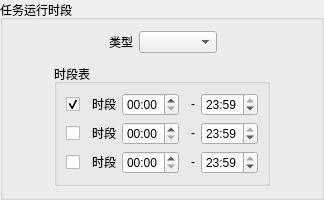
         <widget class="QGroupBox" name="groupBox_5">
          <property name="title">
           <string>任务运行时段</string>
          </property>
          <layout class="QVBoxLayout" name="verticalLayout_3">
           <item>
            <layout class="QHBoxLayout" name="horizontalLayout_9">
             <item>
              <spacer name="horizontalSpacer_8">
               <property name="orientation">
                <enum>Qt::Horizontal</enum>
               </property>
               <property name="sizeHint" stdset="0">
                <size>
                 <width>40</width>
                 <height>20</height>
                </size>
               </property>
              </spacer>
             </item>
             <item>
              <widget class="QLabel" name="label_39">
               <property name="sizePolicy">
                <sizepolicy hsizetype="Fixed" vsizetype="Fixed">
                 <horstretch>0</horstretch>
                 <verstretch>0</verstretch>
                </sizepolicy>
               </property>
               <property name="minimumSize">
                <size>
                 <width>25</width>
                 <height>0</height>
                </size>
               </property>
               <property name="maximumSize">
                <size>
                 <width>25</width>
                 <height>16777215</height>
                </size>
               </property>
               <property name="layoutDirection">
                <enum>Qt::LeftToRight</enum>
               </property>
               <property name="text">
                <string>类型</string>
               </property>
               <property name="alignment">
                <set>Qt::AlignRight|Qt::AlignTrailing|Qt::AlignVCenter</set>
               </property>
              </widget>
             </item>
             <item>
              <widget class="QComboBox" name="task_period_mode_l">
               <property name="currentIndex">
                <number>-1</number>
               </property>
               <item>
                <property name="text">
                 <string>前闭后开</string>
                </property>
               </item>
               <item>
                <property name="text">
                 <string>前开后闭</string>
                </property>
               </item>
               <item>
                <property name="text">
                 <string>前闭后闭</string>
                </property>
               </item>
               <item>
                <property name="text">
                 <string>前开后开</string>
                </property>
               </item>
              </widget>
             </item>
             <item>
              <spacer name="horizontalSpacer_7">
               <property name="orientation">
                <enum>Qt::Horizontal</enum>
               </property>
               <property name="sizeHint" stdset="0">
                <size>
                 <width>40</width>
                 <height>20</height>
                </size>
               </property>
              </spacer>
             </item>
            </layout>
           </item>
           <item>
            <spacer name="verticalSpacer_3">
             <property name="orientation">
              <enum>Qt::Vertical</enum>
             </property>
             <property name="sizeType">
              <enum>QSizePolicy::Fixed</enum>
             </property>
             <property name="sizeHint" stdset="0">
              <size>
               <width>20</width>
               <height>5</height>
              </size>
             </property>
            </spacer>
           </item>
           <item>
            <layout class="QHBoxLayout" name="horizontalLayout_13">
             <item>
              <spacer name="horizontalSpacer_9">
               <property name="orientation">
                <enum>Qt::Horizontal</enum>
               </property>
               <property name="sizeHint" stdset="0">
                <size>
                 <width>40</width>
                 <height>20</height>
                </size>
               </property>
              </spacer>
             </item>
             <item>
              <widget class="QGroupBox" name="groupBox_6">
               <property name="title">
                <string>时段表</string>
               </property>
               <layout class="QVBoxLayout" name="verticalLayout_2">
                <item>
                 <layout class="QHBoxLayout" name="horizontalLayout_10">
                  <item>
                   <widget class="QCheckBox" name="task_period_valid_c_1">
                    <property name="sizePolicy">
                     <sizepolicy hsizetype="Fixed" vsizetype="Fixed">
                      <horstretch>0</horstretch>
                      <verstretch>0</verstretch>
                     </sizepolicy>
                    </property>
                    <property name="text">
                     <string/>
                    </property>
                    <property name="checked">
                     <bool>true</bool>
                    </property>
                   </widget>
                  </item>
                  <item>
                   <widget class="QLabel" name="label_41">
                    <property name="sizePolicy">
                     <sizepolicy hsizetype="Fixed" vsizetype="Fixed">
                      <horstretch>0</horstretch>
                      <verstretch>0</verstretch>
                     </sizepolicy>
                    </property>
                    <property name="minimumSize">
                     <size>
                      <width>30</width>
                      <height>0</height>
                     </size>
                    </property>
                    <property name="maximumSize">
                     <size>
                      <width>30</width>
                      <height>16777215</height>
                     </size>
                    </property>
                    <property name="layoutDirection">
                     <enum>Qt::LeftToRight</enum>
                    </property>
                    <property name="text">
                     <string>时段</string>
                    </property>
                    <property name="alignment">
                     <set>Qt::AlignRight|Qt::AlignTrailing|Qt::AlignVCenter</set>
                    </property>
                   </widget>
                  </item>
                  <item>
                   <widget class="QTimeEdit" name="task_period_start_T_1">
                    <property name="displayFormat">
                     <string>HH:mm</string>
                    </property>
                   </widget>
                  </item>
                  <item>
                   <widget class="QLabel" name="label_40">
                    <property name="sizePolicy">
                     <sizepolicy hsizetype="Fixed" vsizetype="Fixed">
                      <horstretch>0</horstretch>
                      <verstretch>0</verstretch>
                     </sizepolicy>
                    </property>
                    <property name="minimumSize">
                     <size>
                      <width>10</width>
                      <height>0</height>
                     </size>
                    </property>
                    <property name="maximumSize">
                     <size>
                      <width>10</width>
                      <height>16777215</height>
                     </size>
                    </property>
                    <property name="layoutDirection">
                     <enum>Qt::LeftToRight</enum>
                    </property>
                    <property name="text">
                     <string>-</string>
                    </property>
                    <property name="alignment">
                     <set>Qt::AlignRight|Qt::AlignTrailing|Qt::AlignVCenter</set>
                    </property>
                   </widget>
                  </item>
                  <item>
                   <widget class="QTimeEdit" name="task_period_end_T_1">
                    <property name="time">
                     <time>
                      <hour>23</hour>
                      <minute>59</minute>
                      <second>0</second>
                     </time>
                    </property>
                    <property name="displayFormat">
                     <string>HH:mm</string>
                    </property>
                   </widget>
                  </item>
                 </layout>
                </item>
                <item>
                 <layout class="QHBoxLayout" name="horizontalLayout_11">
                  <item>
                   <widget class="QCheckBox" name="task_period_valid_c_2">
                    <property name="sizePolicy">
                     <sizepolicy hsizetype="Fixed" vsizetype="Fixed">
                      <horstretch>0</horstretch>
                      <verstretch>0</verstretch>
                     </sizepolicy>
                    </property>
                    <property name="text">
                     <string/>
                    </property>
                   </widget>
                  </item>
                  <item>
                   <widget class="QLabel" name="label_42">
                    <property name="sizePolicy">
                     <sizepolicy hsizetype="Fixed" vsizetype="Fixed">
                      <horstretch>0</horstretch>
                      <verstretch>0</verstretch>
                     </sizepolicy>
                    </property>
                    <property name="minimumSize">
                     <size>
                      <width>30</width>
                      <height>0</height>
                     </size>
                    </property>
                    <property name="maximumSize">
                     <size>
                      <width>30</width>
                      <height>16777215</height>
                     </size>
                    </property>
                    <property name="layoutDirection">
                     <enum>Qt::LeftToRight</enum>
                    </property>
                    <property name="text">
                     <string>时段</string>
                    </property>
                    <property name="alignment">
                     <set>Qt::AlignRight|Qt::AlignTrailing|Qt::AlignVCenter</set>
                    </property>
                   </widget>
                  </item>
                  <item>
                   <widget class="QTimeEdit" name="task_period_start_T_2">
                    <property name="displayFormat">
                     <string>HH:mm</string>
                    </property>
                   </widget>
                  </item>
                  <item>
                   <widget class="QLabel" name="label_43">
                    <property name="sizePolicy">
                     <sizepolicy hsizetype="Fixed" vsizetype="Fixed">
                      <horstretch>0</horstretch>
                      <verstretch>0</verstretch>
                     </sizepolicy>
                    </property>
                    <property name="minimumSize">
                     <size>
                      <width>10</width>
                      <height>0</height>
                     </size>
                    </property>
                    <property name="maximumSize">
                     <size>
                      <width>10</width>
                      <height>16777215</height>
                     </size>
                    </property>
                    <property name="layoutDirection">
                     <enum>Qt::LeftToRight</enum>
                    </property>
                    <property name="text">
                     <string>-</string>
                    </property>
                    <property name="alignment">
                     <set>Qt::AlignRight|Qt::AlignTrailing|Qt::AlignVCenter</set>
                    </property>
                   </widget>
                  </item>
                  <item>
                   <widget class="QTimeEdit" name="task_period_end_T_2">
                    <property name="time">
                     <time>
                      <hour>23</hour>
                      <minute>59</minute>
                      <second>0</second>
                     </time>
                    </property>
                    <property name="displayFormat">
                     <string>HH:mm</string>
                    </property>
                   </widget>
                  </item>
                 </layout>
                </item>
                <item>
                 <layout class="QHBoxLayout" name="horizontalLayout_12">
                  <item>
                   <widget class="QCheckBox" name="task_period_valid_c_3">
                    <property name="sizePolicy">
                     <sizepolicy hsizetype="Fixed" vsizetype="Fixed">
                      <horstretch>0</horstretch>
                      <verstretch>0</verstretch>
                     </sizepolicy>
                    </property>
                    <property name="text">
                     <string/>
                    </property>
                   </widget>
                  </item>
                  <item>
                   <widget class="QLabel" name="label_44">
                    <property name="sizePolicy">
                     <sizepolicy hsizetype="Fixed" vsizetype="Fixed">
                      <horstretch>0</horstretch>
                      <verstretch>0</verstretch>
                     </sizepolicy>
                    </property>
                    <property name="minimumSize">
                     <size>
                      <width>30</width>
                      <height>0</height>
                     </size>
                    </property>
                    <property name="maximumSize">
                     <size>
                      <width>30</width>
                      <height>16777215</height>
                     </size>
                    </property>
                    <property name="layoutDirection">
                     <enum>Qt::LeftToRight</enum>
                    </property>
                    <property name="text">
                     <string>时段</string>
                    </property>
                    <property name="alignment">
                     <set>Qt::AlignRight|Qt::AlignTrailing|Qt::AlignVCenter</set>
                    </property>
                   </widget>
                  </item>
                  <item>
                   <widget class="QTimeEdit" name="task_period_start_T_3">
                    <property name="displayFormat">
                     <string>HH:mm</string>
                    </property>
                   </widget>
                  </item>
                  <item>
                   <widget class="QLabel" name="label_45">
                    <property name="sizePolicy">
                     <sizepolicy hsizetype="Fixed" vsizetype="Fixed">
                      <horstretch>0</horstretch>
                      <verstretch>0</verstretch>
                     </sizepolicy>
                    </property>
                    <property name="minimumSize">
                     <size>
                      <width>10</width>
                      <height>0</height>
                     </size>
                    </property>
                    <property name="maximumSize">
                     <size>
                      <width>10</width>
                      <height>16777215</height>
                     </size>
                    </property>
                    <property name="layoutDirection">
                     <enum>Qt::LeftToRight</enum>
                    </property>
                    <property name="text">
                     <string>-</string>
                    </property>
                    <property name="alignment">
                     <set>Qt::AlignRight|Qt::AlignTrailing|Qt::AlignVCenter</set>
                    </property>
                   </widget>
                  </item>
                  <item>
                   <widget class="QTimeEdit" name="task_period_end_T_3">
                    <property name="time">
                     <time>
                      <hour>23</hour>
                      <minute>59</minute>
                      <second>0</second>
                     </time>
                    </property>
                    <property name="displayFormat">
                     <string>HH:mm</string>
                    </property>
                   </widget>
                  </item>
                 </layout>
                </item>
               </layout>
              </widget>
             </item>
             <item>
              <spacer name="horizontalSpacer_10">
               <property name="orientation">
                <enum>Qt::Horizontal</enum>
               </property>
               <property name="sizeHint" stdset="0">
                <size>
                 <width>40</width>
                 <height>20</height>
                </size>
               </property>
              </spacer>
             </item>
            </layout>
           </item>
          </layout>
         </widget>
